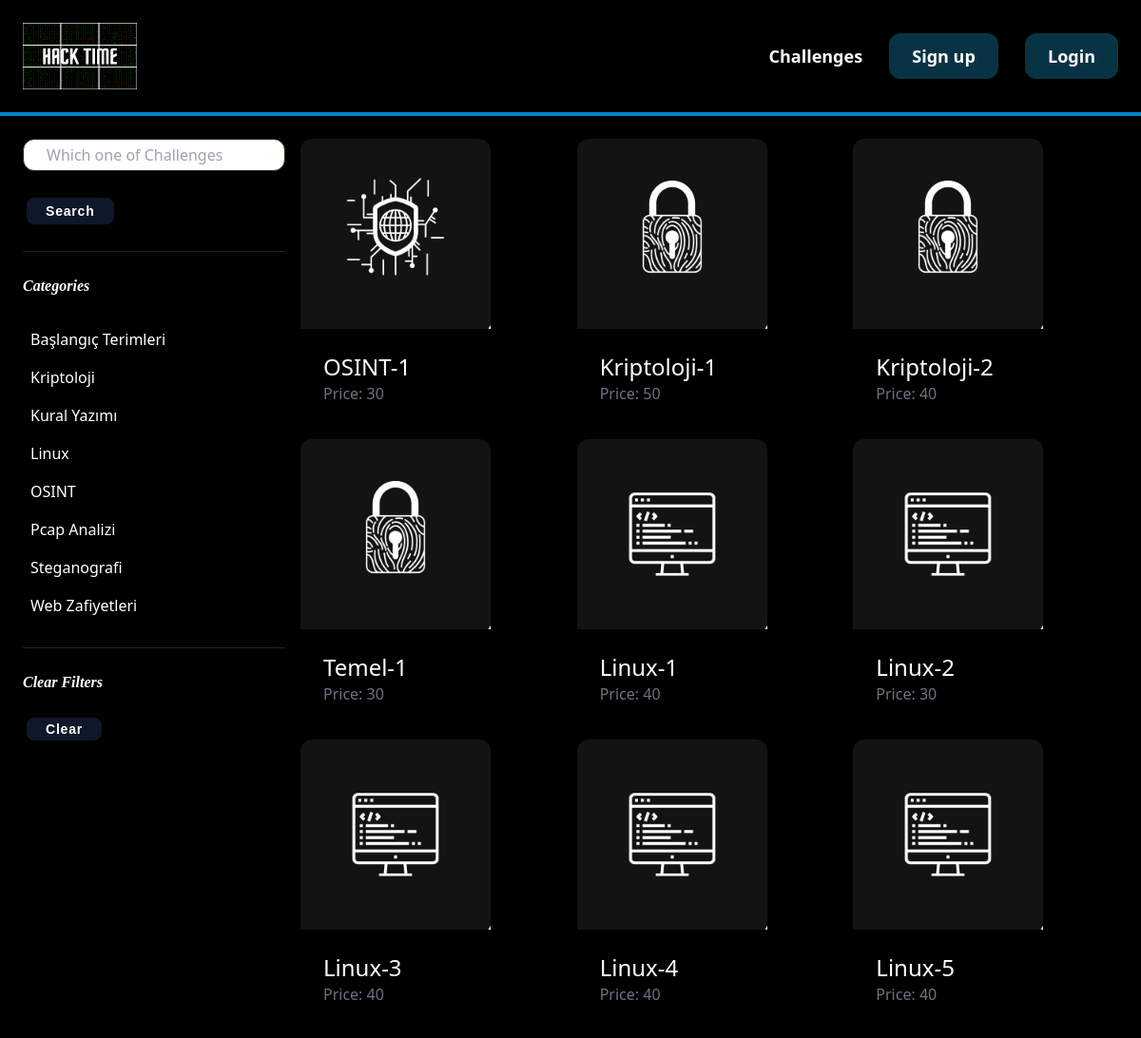
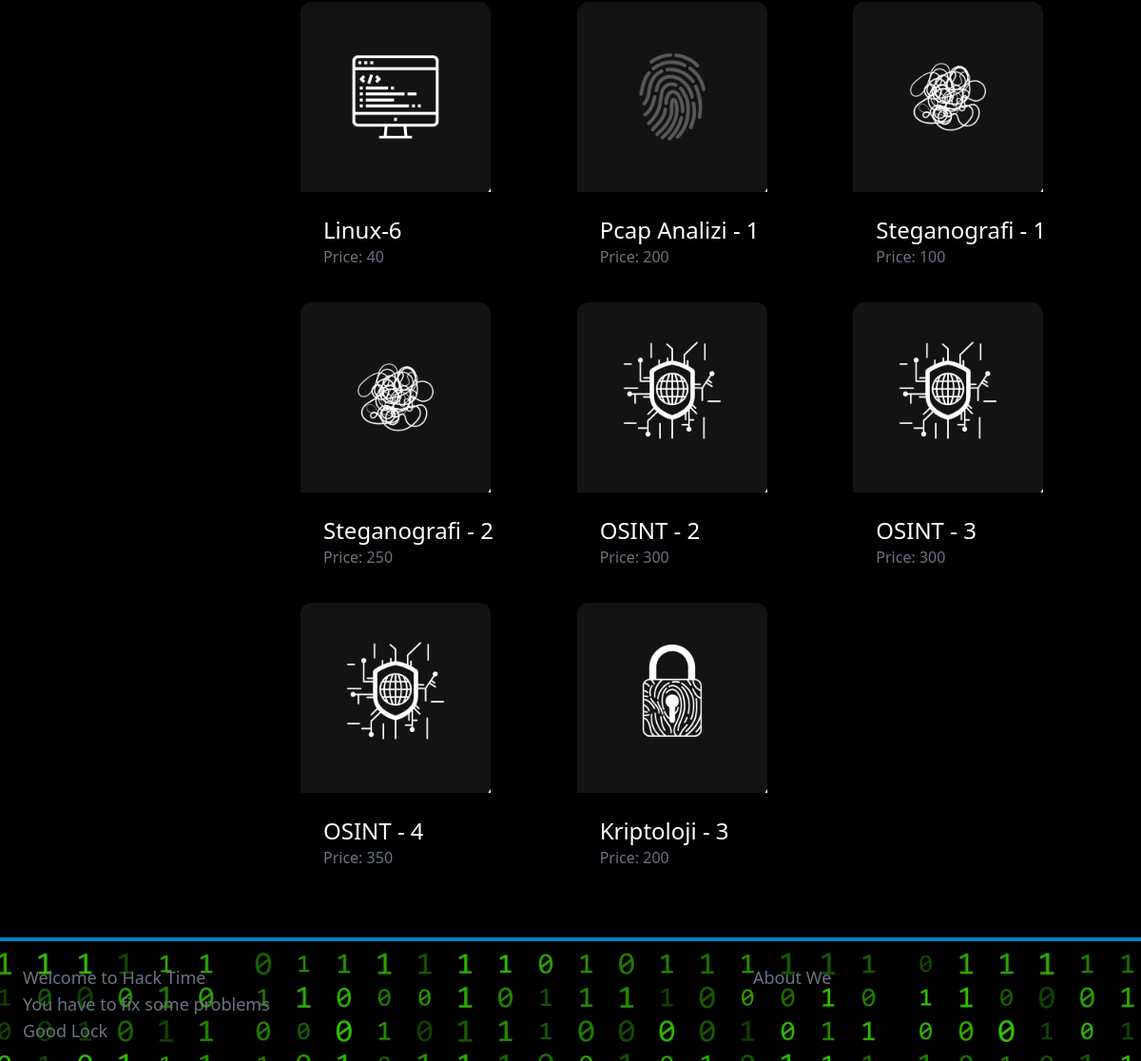
The app's page /items/ with its own data (2 pictures, top to bottom).
### item/models.py (models this page shows, shortened)
class Category(models.Model):
    name= models.CharField(max_length=255)
    class Meta:
        ordering = ('name',)
        verbose_name_plural = 'Categories'

class Item(models.Model):
    name= models.CharField(max_length=255,unique=True)
    category = models.ForeignKey(Category, related_name='items', on_delete=models.CASCADE)
    description = models.TextField(blank=True, null=True)
    price = models.IntegerField()
    image = models.ImageField(upload_to='item_images', blank=True, null=True)
    is_sold = models.BooleanField(default=True)
    created_by = models.ForeignKey(User, related_name='items', on_delete=models.CASCADE)
    question_image = models.ImageField(null=True, blank=True)
    correctAnsw = models.CharField(max_length=200, default = 'null')
    file = models.FileField(upload_to='static/file/', max_length=500, null=True, blank=True)

### item/views.py (the view)
# urls.py: path('', views.items, name='items'),
def items(request):
    query = request.GET.get('query', '')
    category_id = request.GET.get('category',0   )
    categories = Category.objects.all()
    items = Item.objects.filter(is_sold=False)
    if category_id:
        items = items.filter(category_id=category_id)
    if query:
        items = items.filter(Q(name__icontains=query) | Q(description__icontains=query))
    return render(request, 'item/items.html', {
        'items':items,
        'query':query,
        'categories':categories,
        'category_id':int(category_id)
    })

### item/templates/item/items.html (shortened to what this page needs)
{% extends 'core/base.html' %}
{% block content %}
<div class="pb-6 grid grid-cols-4 gap-4 bg-black">
    <div class="col-span-1">
        <form method="get" action="{% url 'item:items' %}">
            <input name="query" class="w-full py-1 px-6 border border-lime-950 rounded-xl text-slate-950" type="text" value="{{query}}" placeholder="Which one of Challenges">
            <br><br>
            <button class="text-sm py-2 px-6 text-lg bg-slate-900 text-white rounded-xl btn draw-border">Search</button>
        </form>
        <hr class="my-6 border-lime-950">
        <p class="font-semibold italic font-serif">Categories</p>
        <br>
        <ul>
            {% for category in categories %}
                <li class="py-2 px-2 rounded-xl{% if category.id == category_id %} bg-black {% endif %}">
                    <a href="{% url 'item:items' %}?query={{query}}&category={{category.id}}">{{category.name}}</a>
                </li>
            {% endfor %}
        </ul>
        <hr class="my-6 border-lime-950">
        <p class="font-semibold italic font-serif">Clear Filters</p>
        <ul>
            <br>
            <li><a href="{% url 'item:items' %}" class="text-sm py-2 px-6 text-lg bg-slate-900 text-white rounded-xl btn draw-border">Clear</a></li>
        </ul>
    </div>
    <div class="col-span-3">
        <div class="grid grid-cols-3 gap-3 bg-black">
            {% for item in items %}
                <div>
                    <a href="{% url 'item:detail' item.id %}">
                        <div>
                            {% if item.image %}
                                <img src="{{ item.image.url }}" class="rounded-t-xl item-image">
                            {% else %}
                                <div class="rounded-t-xl item-image bg-gray-300 flex items-center justify-center">
                                    <span class="text-gray-500">No Image</span>
                                </div>
                            {% endif %}
                        </div>
                        <div class="p-6 bg-black rounded-b-xl">
                            <h2 class="text-2xl">{{ item.name }}</h2>
                            <p class="text-gray-500">Price: {{ item.price }}</p>
                        </div>
                    </a>
                </div>
            {% endfor %}
        </div>
    </div>
</div>
{% endblock %}

### core/templates/core/base.html (shortened to what this page needs)
<!DOCTYPE html>
<head>
    <script src="https://cdn.tailwindcss.com"></script>
</head>
<body>
    <nav class="py-6 px-6 flex justify-between items-center border-b-4 border-sky-600
    ">
        {% load static %}
        <a href="/" class="header__logo">
            <img src="{% static 'images/Rimberio-2.png' %}" alt="Hack Time Logo" style="width: 120px; height: 70px;" />
        </a>
        <div class="space-x-6">
            <a href="{% url 'item:items' %}" class="text-lg font-semibold hover:text-gray-500">Challenges</a>
            {% if request.user.is_authenticated %}
            <a href="{% url 'dashboard:index' %}" class="text-lg font-semibold  text-white rounded-xl hover:text-orange-500 ">Score Table</a>
            <a href="https://discord.gg/3sD68zMY" target="_blank" class="text-lg text-gray-500 hover:text-violet-600">Discoard</a>
            <a href="{% url 'core:logout' %}" class="text-lg font-semibold text-white rounded-xl hover:text-orange-500">Logout</a>
            {% else %}
            <a href="{% url 'core:signup'  %}" class="px-6 py-3 text-lg font-semibold bg-cyan-950 text-white rounded-xl hover:bg-cyan-800">Sign up</a>
            <a href="{% url 'core:login'  %}" class="px-6 py-3 text-lg font-semibold bg-cyan-950 text-white rounded-xl hover:bg-cyan-800">Login</a>
            {% endif %}
        </div>
    </nav>
    <div class="px-6 py-6 ">
        {% block content %}
        {% endblock content %}
    </div>
    {%  block navbar %}
    <footer class="px-6 py-6 flex border-t-4 border-sky-600" id="footer">
        <div class="w-2/3 pr-10 ">
            <p class="text-lg text-gray-500"> Welcome to Hack Time <br> You have to fix some problems <br> Good Lock  </p>
        </div>
        <div class="w-1/3">
            <ul class="space-y-2">
                <li><a href="{% url 'core:contact' %}" class="text-lg text-gray-500 hover:text-rose-400">About We </a></li>
            </ul>
        </div>
    </footer>
    {% endblock %}
</body>
</html>

### core/templates/core/base.html (style rules this page uses)
footer { background: url("/Users/zehra/Desktop/ALL Project/Django/Task HackTime/pr0j4ct/static/images/hacktimefooter.png")repeat-x scroll top transparent; height: 130px; width:100%; overflow:hidden; }
.draw-border { box-shadow: inset 0 0 0 4px #000; color: #203b6a; -webkit-transition: color 0.25s 0.0833333333s; transition: color 0.25s 0.0833333333s; position: relative; }
.draw-border::before, .draw-border::after { border: 0 solid transparent; box-sizing: border-box; content: ''; pointer-events: none; position: absolute; width: 0; height: 0; bottom: 0; right: 0; }
.draw-border::before { border-bottom-width: 4px; border-left-width: 4px; }
.draw-border::after { border-top-width: 4px; border-right-width: 4px; }
.btn { background: none; border: none; cursor: pointer; line-height: 1.5; font: 700 1.2rem 'Roboto Slab', sans-serif; padding: 1em 2em; letter-spacing: 0.05rem; }

### item/templates/item/items.html (style rules this page uses)
.item-image { width: 200px; height: 200px; object-fit: cover; }

### records on screen
Category: name "Başlangıç Terimleri"
Category: name "Kriptoloji"
Category: name "Kural Yazımı"
Category: name "Linux"
Category: name "OSINT"
Category: name "Pcap Analizi"
Category: name "Steganografi"
Category: name "Web Zafiyetleri"
Item: image (picture), name "OSINT-1", price "30"
Item: image (picture), name "Kriptoloji-1", price "50"
Item: image (picture), name "Kriptoloji-2", price "40"
Item: image (picture), name "Temel-1", price "30"
Item: image (picture), name "Linux-1", price "40"
Item: image (picture), name "Linux-2", price "30"
Item: image (picture), name "Linux-3", price "40"
Item: image (picture), name "Linux-4", price "40"
Item: image (picture), name "Linux-5", price "40"
Item: image (picture), name "Linux-6", price "40"
Item: image (picture), name "Pcap Analizi - 1", price "200"
Item: image (picture), name "Steganografi - 1", price "100"
Item: image (picture), name "Steganografi - 2", price "250"
Item: image (picture), name "OSINT - 2", price "300"
Item: image (picture), name "OSINT - 3", price "300"
Item: image (picture), name "OSINT - 4", price "350"
Item: image (picture), name "Kriptoloji - 3", price "200"
